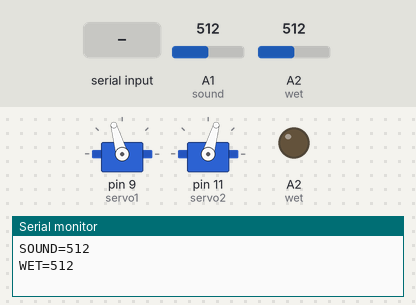
This sketch was run on a simulated Arduino Uno, built with avr-gcc and run on an emulated ATmega328P. On the bench: 2 × servo, output pins drawn as LEDs (lit = HIGH), the last lines printed to the serial monitor. Inputs (shaded band) come from the test bench; at power-on: A1 (sound) = 512, A2 (wet) = 512.

Above: at 1.5 s.
1.6 s: "q" received over Serial
At 2.18 s:
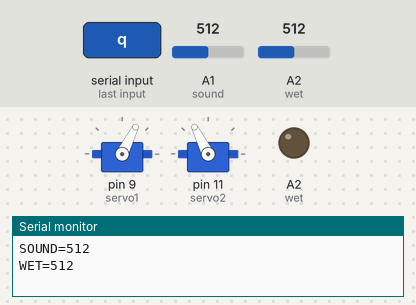
5.9 s: "1" received over Serial
At 8.74 s:
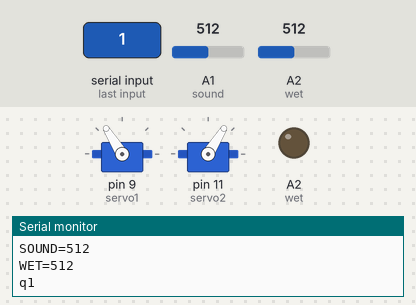
9.4 s: "0" received over Serial
22.0 s: A1 (sound) set to 118
25.5 s: A1 (sound) set to 105
At 27.2 s:
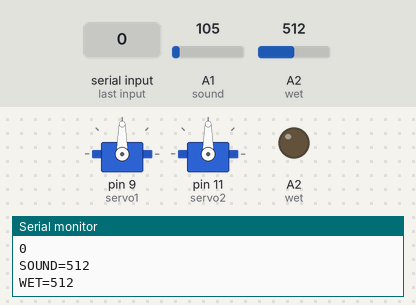
Timing chart, 0 to 28.7 s (numbered marks = the images above; inputs shaded):
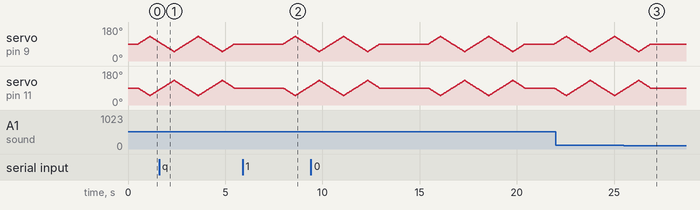

The sketch:

smart_cradle.ino
```cpp
#define sound A1
#include <Servo.h>
#define wet A2

Servo servo1;  // Create a servo object for servo motor 1
Servo servo2;  // Create a servo object for servo motor 2
String a;
bool swing = true; // Flag to control swing

void setup() {
  Serial.begin(19200);
  pinMode(sound, INPUT);
  servo1.attach(9);  // Attaches servo motor 1 on pin 9 to the servo object
  servo2.attach(11);
  pinMode(wet,OUTPUT);
}

void loop() {
  int c = analogRead(sound);
  Serial.print("SOUND=");
  Serial.println(c);
  int b= analogRead(wet);
  Serial.print("WET=");
  Serial.println(b);
  delay(500);

  while(Serial.available() > 0){
    a = Serial.readString();
    Serial.println(a);
    if(a == "q") { // Check if 'q' received
      swing = false; // Stop swing
      break; // Exit the loop
    }
  }

  if (c > 110) {
    if(swing) {
      swingFunction(); // Call the swing function
    }
  }

  if (a == "s") {
    if(swing) {
      swingFunction(); // Call the swing function
    }
  }


  delay(1000);
}

// Function to control the swing motion
void swingFunction() {
  for (int i = 0; i < 2; i++) { // Swing motion repeated twice
    // Move the servo motors forward
    for (int angle = 90; angle <= 130; angle++) {
      servo1.write(angle);
      servo2.write(180 - angle); // Opposite angle for servo2
      delay(15);
      if(a == "q") { // Check if 'q' received
        swing = false; // Stop swing
        return;
      }
    }

    // Move the servo motors back to center
    for (int angle = 130; angle >= 90; angle--) {
      servo1.write(angle);
      servo2.write(180 - angle); // Opposite angle for servo2
      delay(15);
      if(a == "q") { // Check if 'q' received
        swing = false; // Stop swing
        return;
      }
    }

    // Move the servo motors backward
    for (int angle = 90; angle >= 50; angle--) {
      servo1.write(angle);
      servo2.write(180 - angle); // Opposite angle for servo2
      delay(15);
      if(a == "q") { // Check if 'q' received
        swing = false; // Stop swing
        return;
      }
    }

    // Move the servo motors back to center
    for (int angle = 50; angle <= 90; angle++) {
      servo1.write(angle);
      servo2.write(180 - angle); // Opposite angle for servo2
      delay(15);
      if(a == "q") { // Check if 'q' received
        swing = false; // Stop swing
        return;
      }
    }
  }
}
```

Measured:
- the behaviour switches between 111 and 110 on A1 (sound) (found by bisection; images 2 and 3)
- after the input at 5.9 s, servo on pin 9 (servo1): rises from 90° to 130° in 0.61 s, then falls to 79° in 0.79 s
- after the input at 25.5 s, servo on pin 11 (servo2): goes on until 26.9 s, then stays 90°
